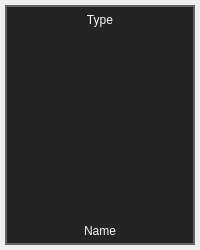
<?xml version="1.0" encoding="UTF-8"?>
<ui version="4.0">
 <class>Form</class>
 <widget class="QWidget" name="Form">
  <property name="geometry">
   <rect>
    <x>0</x>
    <y>0</y>
    <width>200</width>
    <height>250</height>
   </rect>
  </property>
  <property name="minimumSize">
   <size>
    <width>200</width>
    <height>250</height>
   </size>
  </property>
  <property name="maximumSize">
   <size>
    <width>200</width>
    <height>250</height>
   </size>
  </property>
  <property name="mouseTracking">
   <bool>false</bool>
  </property>
  <property name="windowTitle">
   <string>Form</string>
  </property>
  <property name="styleSheet">
   <string notr="true"/>
  </property>
  <layout class="QHBoxLayout" name="horizontalLayout">
   <property name="spacing">
    <number>0</number>
   </property>
   <property name="leftMargin">
    <number>5</number>
   </property>
   <property name="topMargin">
    <number>5</number>
   </property>
   <property name="rightMargin">
    <number>5</number>
   </property>
   <property name="bottomMargin">
    <number>5</number>
   </property>
   <item>
    <widget class="QFrame" name="frame">
     <property name="cursor">
      <cursorShape>PointingHandCursor</cursorShape>
     </property>
     <property name="mouseTracking">
      <bool>true</bool>
     </property>
     <property name="styleSheet">
      <string notr="true">.QLabel{
	color: rgb(246, 245, 244);
}
.QFrame{
	border: 2px solid rgb(100, 100, 100);
	background-color: rgb(36, 36, 36);

}
.QFrame:hover{
	border: 2px solid rgb(255, 190, 111);
}
</string>
     </property>
     <property name="frameShape">
      <enum>QFrame::StyledPanel</enum>
     </property>
     <property name="frameShadow">
      <enum>QFrame::Plain</enum>
     </property>
     <property name="lineWidth">
      <number>0</number>
     </property>
     <property name="midLineWidth">
      <number>0</number>
     </property>
     <layout class="QGridLayout" name="gridLayout">
      <property name="leftMargin">
       <number>0</number>
      </property>
      <property name="topMargin">
       <number>0</number>
      </property>
      <property name="rightMargin">
       <number>0</number>
      </property>
      <property name="bottomMargin">
       <number>0</number>
      </property>
      <property name="spacing">
       <number>0</number>
      </property>
      <item row="1" column="0">
       <widget class="QLabel" name="img_l">
        <property name="text">
         <string/>
        </property>
        <property name="pixmap">
         <pixmap resource="../../ressources.qrc">:/icons/ui/ressources/model.png</pixmap>
        </property>
        <property name="alignment">
         <set>Qt::AlignCenter</set>
        </property>
       </widget>
      </item>
      <item row="2" column="0">
       <widget class="QLabel" name="name_l">
        <property name="maximumSize">
         <size>
          <width>16777215</width>
          <height>25</height>
         </size>
        </property>
        <property name="text">
         <string>Name</string>
        </property>
        <property name="alignment">
         <set>Qt::AlignCenter</set>
        </property>
       </widget>
      </item>
      <item row="0" column="0">
       <widget class="QLabel" name="type_l">
        <property name="maximumSize">
         <size>
          <width>16777215</width>
          <height>25</height>
         </size>
        </property>
        <property name="text">
         <string>Type</string>
        </property>
        <property name="alignment">
         <set>Qt::AlignCenter</set>
        </property>
       </widget>
      </item>
     </layout>
    </widget>
   </item>
  </layout>
 </widget>
 <resources>
  <include location="../../ressources.qrc"/>
  <include location="../../ressources.qrc"/>
 </resources>
 <connections/>
</ui>
